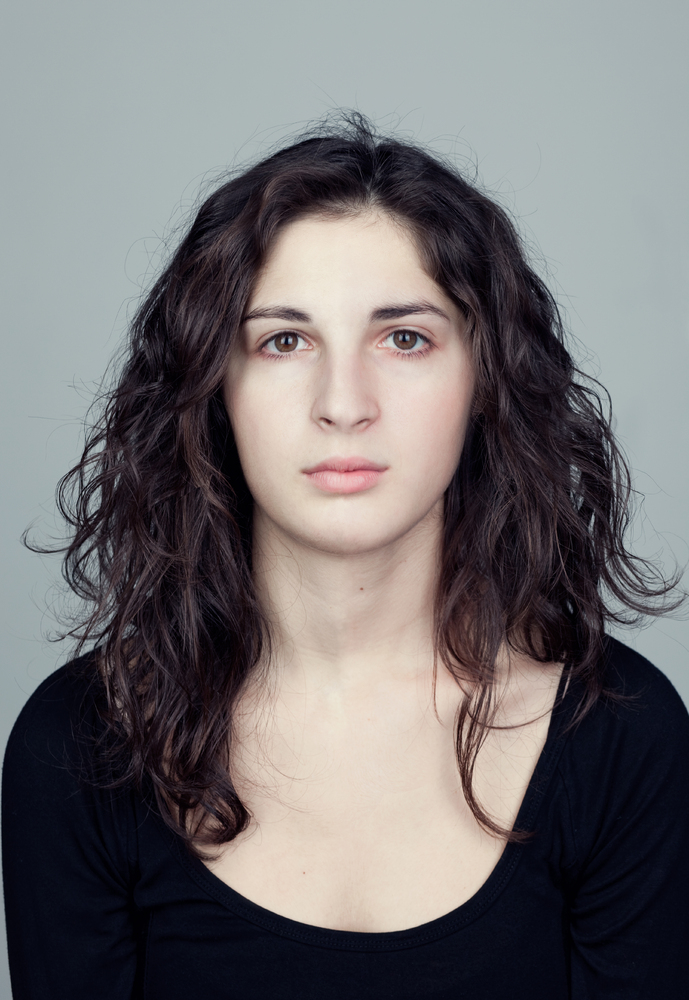
%> input picture complexion_model/test4.jpeg, 689 x 1000 px
$ octave process.m   (GNU Octave 9; MATLAB toolbox functions it lacks are replaced by stand-ins)
%> lines starting %> are read from the running program, lines starting %| are printed output that depends on the picture; in (x1, y1, x2, y2) boxes, pixels count from 0 and x2, y2 are one past the last pixel; in counts of white or black regions, pixels touching at a corner belong together; the program's own positions count from 1
clear all;
clc;
M = [113.834270 149.178237]'  ;
Sigma = [34.8830   -7.4244
   -7.4244   81.4047];
testImg = imread('test4.jpeg');
%> testImg is the input picture: size 1000x689x3 uint8; mean R, G, B 114.7, 111.9, 113.4
figure,imshow(testImg),title('原始图像');
ycbcrTestImg = rgb2ycbcr(testImg);
%> ycbcrTestImg: size 1000x689x3 uint8; mean of channels 1, 2, 3 113, 128.3, 129.1
oriImgSize = size(ycbcrTestImg);
%> oriImgSize = [1000 689 3]
if oriImgSize(2) > 1000 || oriImgSize(1) > 1000
    if(oriImgSize(2) > oriImgSize(1))
        rate = oriImgSize(2)/1000;
    else
        rate = oriImgSize(1)/1000;
    end
    testImg = imresize(testImg, 1/rate);
    ycbcrTestImg = rgb2ycbcr(testImg);
end
imgSize = size(ycbcrTestImg);
%> imgSize = [1000 689 3]
cbcr = zeros(2,1);
BinImg = zeros([imgSize(1), imgSize(2)]);
P = zeros([imgSize(1), imgSize(2)]);
for row = 1: imgSize(1)
    for col =1: imgSize(2)
        cbcr(2) = ycbcrTestImg(row,col,3);
        cbcr(1) = ycbcrTestImg(row,col,2);
        P(row,col) = exp(-0.5*((cbcr-M)')*(inv(Sigma))*(cbcr-M));%计算似然度
        if P(row,col) > 0.15
             BinImg(row,col) = 1;%生成二值图像
        end
    end
end
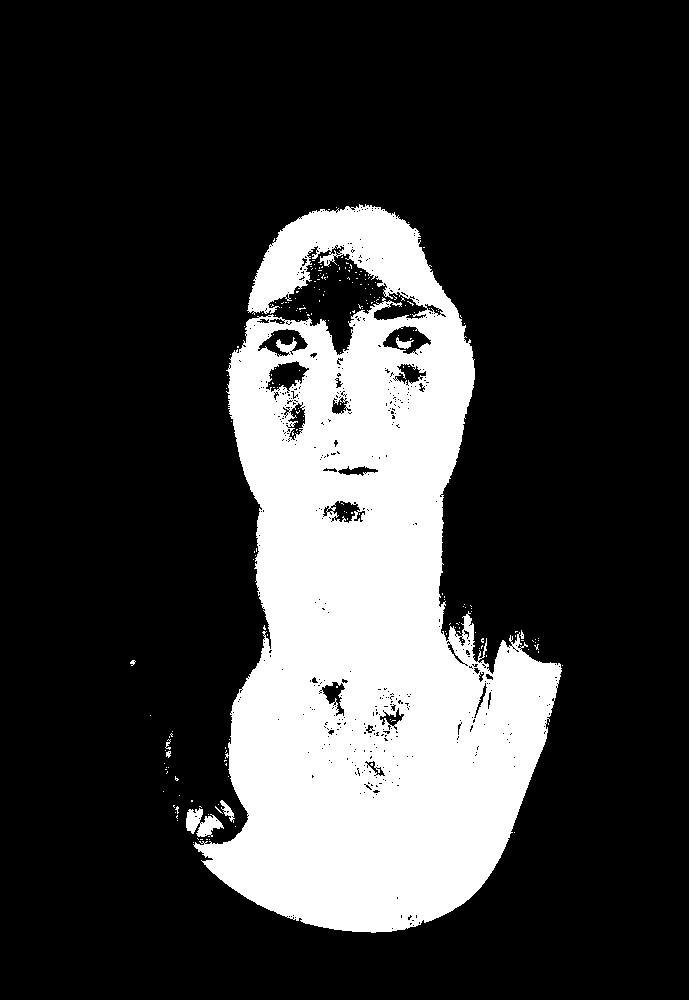
%> BinImg: size 1000x689 double; values 0 (black) and 1 (white), 22.3% white; 223 white regions (215 under 20 px), largest, box (x1, y1, x2, y2) and area: (193, 204, 562, 933) 152270, (186, 808, 224, 837) 618, (220, 800, 235, 823) 124
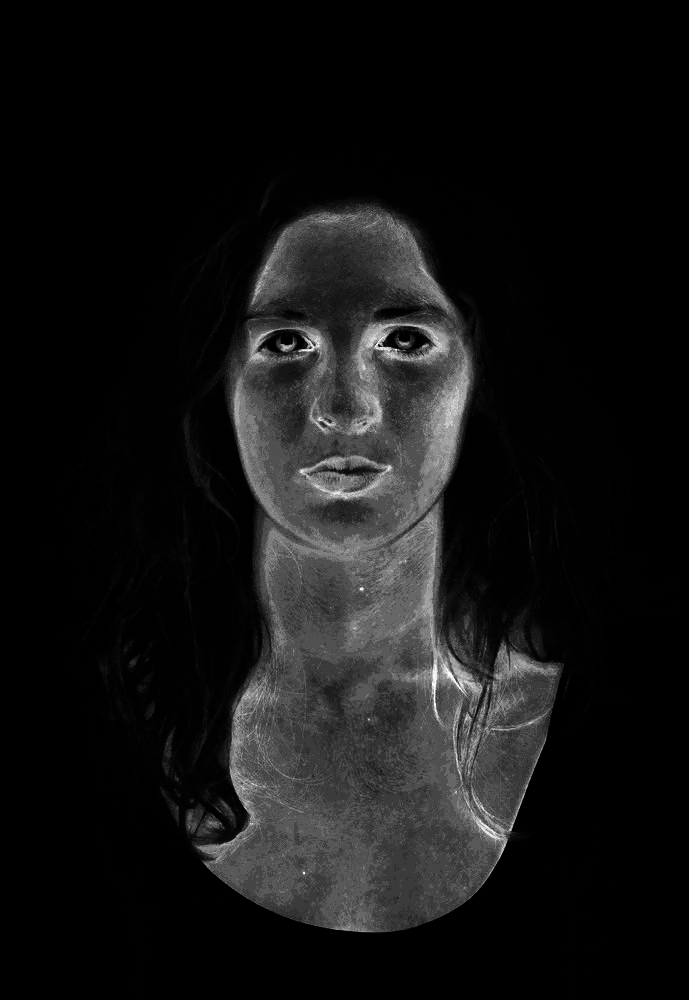
%> P: size 1000x689 double; min 2.96e-07, max 0.999, mean 0.0797
%> after the loop, cbcr = [134; 126]
figure,imshow(BinImg),title('二值化');

disk = strel('disk',2);
openBin=imopen(BinImg,disk);
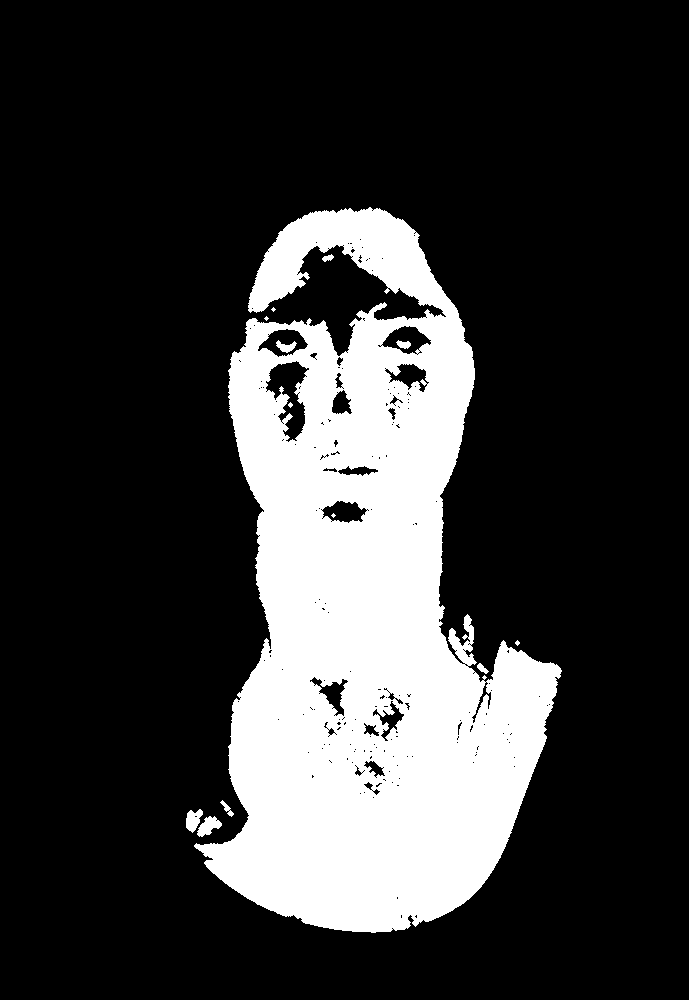
%> openBin: size 1000x689 double; values 0 (black) and 1 (white), 21.7% white; 13 white regions (5 under 20 px)
% figure,imshow(BinImg),title('中间');
% [label, num] = bwlabel(BinImg, 8); % 区域标记
figure,imshow(openBin),title('中间');
[label, num] = bwlabel(openBin, 8); % 区域标记
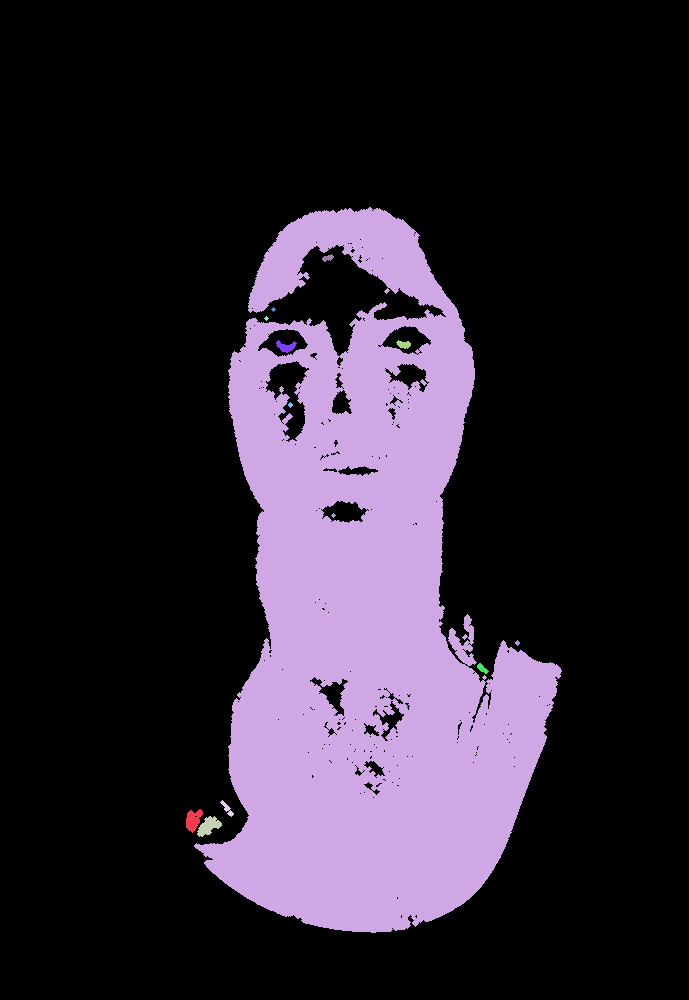
%> label: size 1000x689 double; 14 distinct labels, from 0 to 13; one colour per label, 0 black
%> num = 13
stats = regionprops(label, 'BoundingBox'); % 得到包围矩形框
%> stats = 13 regions; largest, box (x1, y1, x2, y2): (194, 207, 562, 933), (197, 816, 222, 837), (186, 809, 203, 833), (276, 340, 297, 353), (220, 800, 234, 817)
box = cat(1, stats.BoundingBox);
%> box = 13 rows, first 8: [186.5 809.5 17 24; 194.5 207.5 368 726; 197.5 816.5 25 21; 220.5 800.5 14 17; 264.5 316.5 5 5; 271.5 307.5 5 5; 276.5 340.5 21 13; 288.5 402.5 5 6]
box = double(box);
[rowSize, olSize] = size(box);
%> rowSize = 13; olSize = 4
sizeMat = box(:,3).*box(:,4);
%> sizeMat = [408; 267168; 525; 238; 25; 25; 273; 30; 96; 25; 135; 132; 30]
mx = max(box(:,3).*box(:,4))/10;
%> mx = 26716.8
figure,imshow(testImg),title('结果');
hold on;
for k = 1:rowSize
    p = box(k, 3)*box(k, 4);
    (double(box(k, 4))/double(box(k, 3)))
    if p>mx && 0.5 < (double(box(k, 4))/double(box(k, 3))) ...
        && (double(box(k, 4))/double(box(k, 3)))< 3
        rectangle('Position', box(k, :),'EdgeColor', 'r', 'LineWidth', 3);
    end
end
%> this loop made 13 passes
%> p on passes 1 to 12: 408, 267168, 525, 238, 25, 25, 273, 30, 96, 25, 135, 132
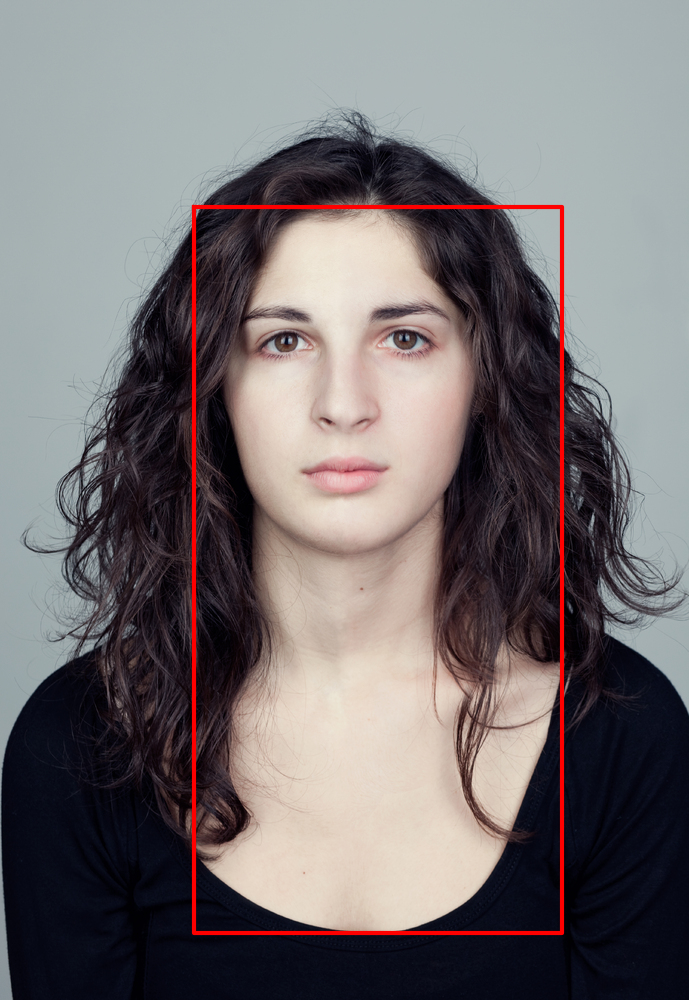
%> figure redrawn from the program's plot data; its title reads '结果'
hold off;
